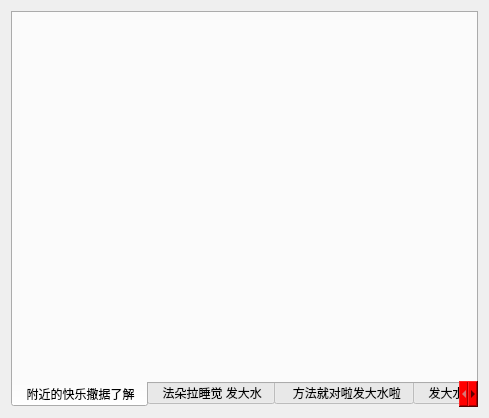
<?xml version="1.0" encoding="UTF-8"?>
<ui version="4.0">
 <class>MTabWidget</class>
 <widget class="QWidget" name="MTabWidget">
  <property name="geometry">
   <rect>
    <x>0</x>
    <y>0</y>
    <width>489</width>
    <height>418</height>
   </rect>
  </property>
  <property name="windowTitle">
   <string>Form</string>
  </property>
  <property name="styleSheet">
   <string notr="true">*{
	font: 14pt &quot;Microsoft YaHei&quot;;
}

/*最左边的竖杠为tear-index*/
QTabBar::tear {
    background: rgb(255,0,0);
}

/* the width of the scroll buttons */
QTabBar::scroller {
    width: 20px;
}

 /* the scroll buttons are tool buttons */
QTabBar QToolButton {
    background: rgb(255,0,0);

}

/* the arrow mark in the tool buttons */
/*
QTabBar QToolButton::right-arrow { 
    background: rgb(0,255,0);
}

QTabBar QToolButton::left-arrow {
    background: rgb(0,0,255);
}
QTabBar::close-button {
    background: rgb(0,0,0);
    subcontrol-position: left;
}
QTabBar::close-button:hover {
    background: rgb(255,255,255);
}
*/</string>
  </property>
  <layout class="QVBoxLayout" name="verticalLayout">
   <item>
    <widget class="QTabWidget" name="tabWidget">
     <property name="tabPosition">
      <enum>QTabWidget::South</enum>
     </property>
     <property name="currentIndex">
      <number>0</number>
     </property>
     <property name="elideMode">
      <enum>Qt::ElideNone</enum>
     </property>
     <widget class="QWidget" name="tab_7">
      <attribute name="title">
       <string> 附近的快乐撒据了解</string>
      </attribute>
     </widget>
     <widget class="QWidget" name="tab_6">
      <attribute name="title">
       <string> 法朵拉睡觉 发大水</string>
      </attribute>
     </widget>
     <widget class="QWidget" name="tab">
      <attribute name="title">
       <string>  方法就对啦发大水啦</string>
      </attribute>
     </widget>
     <widget class="QWidget" name="tab_2">
      <attribute name="title">
       <string> 发大水啦尽量发大水</string>
      </attribute>
     </widget>
     <widget class="QWidget" name="tab_5">
      <attribute name="title">
       <string>放大法</string>
      </attribute>
     </widget>
     <widget class="QWidget" name="tab_3">
      <attribute name="title">
       <string>附近的拉斯经理范德萨</string>
      </attribute>
     </widget>
     <widget class="QWidget" name="tab_4">
      <attribute name="title">
       <string>对伐啦四级联考</string>
      </attribute>
     </widget>
    </widget>
   </item>
  </layout>
 </widget>
 <resources/>
 <connections/>
</ui>
